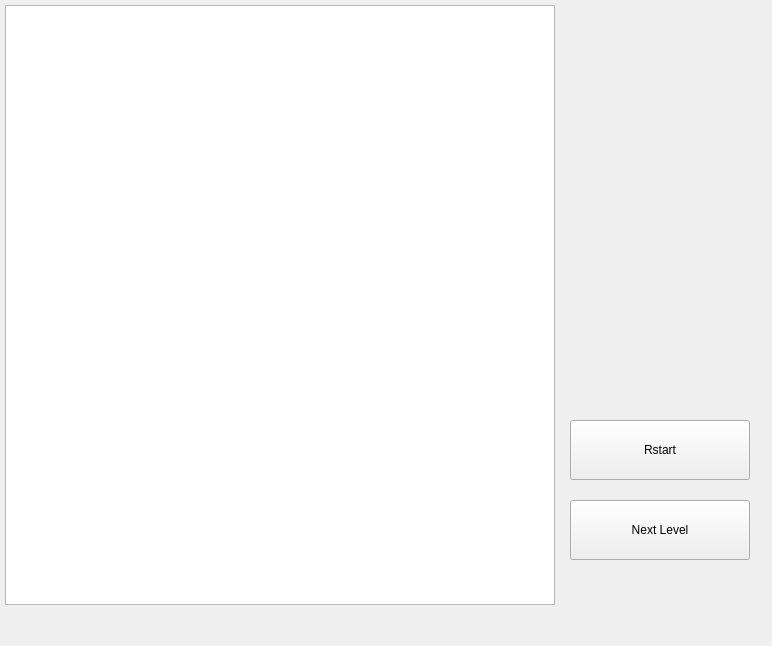
<?xml version="1.0" encoding="UTF-8"?>
<ui version="4.0">
 <class>MainWindow</class>
 <widget class="QMainWindow" name="MainWindow">
  <property name="geometry">
   <rect>
    <x>0</x>
    <y>0</y>
    <width>772</width>
    <height>646</height>
   </rect>
  </property>
  <property name="windowTitle">
   <string>MainWindow</string>
  </property>
  <widget class="QWidget" name="centralWidget">
   <widget class="QPushButton" name="pushButton_2">
    <property name="geometry">
     <rect>
      <x>570</x>
      <y>500</y>
      <width>180</width>
      <height>60</height>
     </rect>
    </property>
    <property name="text">
     <string>Next Level</string>
    </property>
   </widget>
   <widget class="QGraphicsView" name="graphicsView">
    <property name="geometry">
     <rect>
      <x>5</x>
      <y>5</y>
      <width>550</width>
      <height>600</height>
     </rect>
    </property>
   </widget>
   <widget class="QPushButton" name="pushButton">
    <property name="geometry">
     <rect>
      <x>570</x>
      <y>420</y>
      <width>180</width>
      <height>60</height>
     </rect>
    </property>
    <property name="text">
     <string>Rstart</string>
    </property>
   </widget>
   <zorder>graphicsView</zorder>
   <zorder>pushButton</zorder>
   <zorder>pushButton</zorder>
   <zorder>graphicsView</zorder>
   <zorder>pushButton_2</zorder>
  </widget>
  <widget class="QMenuBar" name="menuBar">
   <property name="geometry">
    <rect>
     <x>0</x>
     <y>0</y>
     <width>772</width>
     <height>34</height>
    </rect>
   </property>
  </widget>
 </widget>
 <layoutdefault spacing="6" margin="11"/>
 <resources/>
 <connections/>
</ui>
